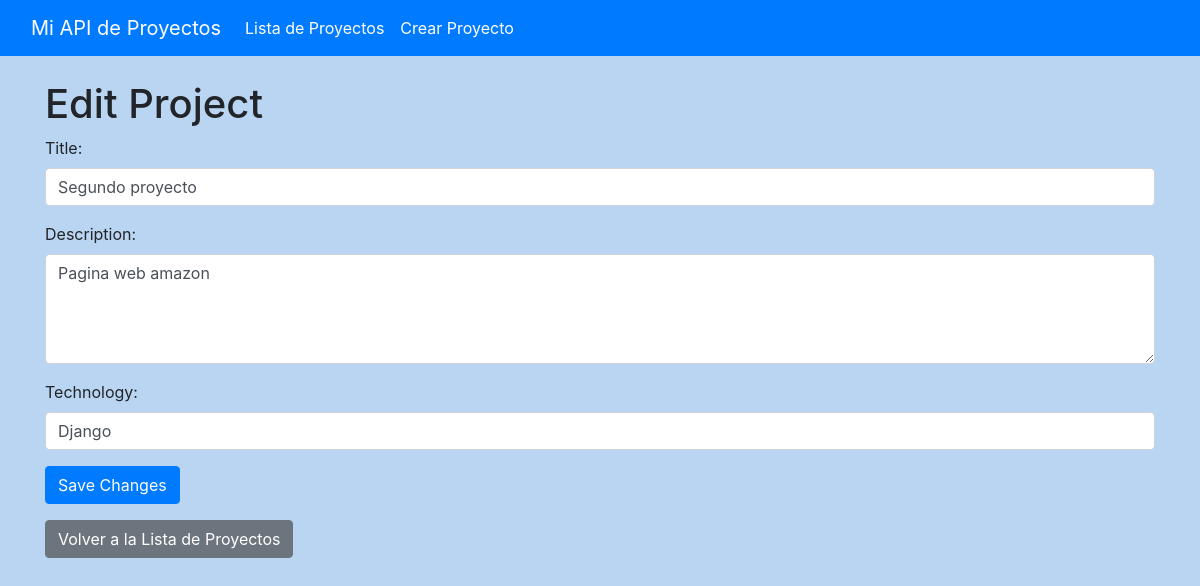
The page /edit/3/ on the database its author committed.
### proyects/models.py (models this page shows, shortened)
class Proyect(models.Model):
    title = models.CharField(max_length=200)
    description = models.TextField()
    technology = models.CharField(max_length=200)
    created_at = models.DateTimeField(auto_now_add=True)

### proyects/views.py (the view)
# urls.py: path('edit/<int:id>/', views.create_project, name='project_edit'),  # Editar proyecto
def create_project(request, id=None):
    if id:
        project = get_object_or_404(Proyect, id=id)
    else:
        project = None
    if request.method == 'POST':
        form = ProyectForm(request.POST, instance=project)
        if form.is_valid():
            form.save()
            return redirect('project_list')  # Redirige al formulario de creación después de editar
    else:
        form = ProyectForm(instance=project)
    return render(request, 'create_project.html', {'form': form})

### proyects/forms.py
class ProyectForm(forms.ModelForm):
    class Meta:
        model = Proyect
        fields = ['title', 'description', 'technology']
        widgets = {
            'title': forms.TextInput(attrs={
                'class': 'form-control',
                'placeholder': 'Titulo Proyecto'
            }),
            'description': forms.Textarea(attrs={
                'class': 'form-control',
                'placeholder': 'Descripcion',
                'rows': 4
            }),
            'technology': forms.TextInput(attrs={
                'class': 'form-control',
                'placeholder': 'Tecnologia (e.g., Django, React)',
            }),
        }

### proyects/templates/create_project.html (shortened to what this page needs)
{% extends 'base_generic.html' %}
{% block content %}
    <h1>{% if form.instance.pk %}Edit Project{% else %}Crear Proyecto{% endif %}</h1>
    <form method="post">
        {{ form.as_p }}
        <button type="submit" class="btn btn-primary">
            {% if form.instance.pk %}Save Changes{% else %}Crear Proyecto{% endif %}
        </button>
    </form>
    <a href="{% url 'project_list' %}" class="btn btn-secondary mt-3">Volver a la Lista de Proyectos</a>
{% endblock %}

### proyects/templates/base_generic.html (style rules this page uses)
body.light-theme { background-color: #b9d5f1; color: #212529; }

### rows shown on the page
Proyect: title "Segundo proyecto", description "Pagina web amazon", technology "Django"
